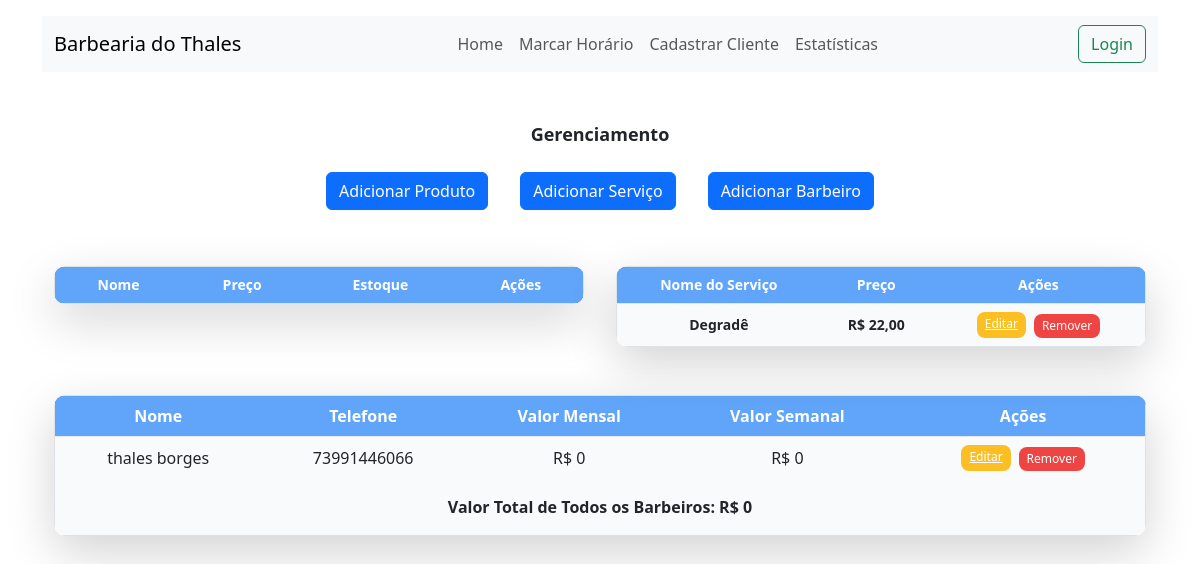
The app's page /admin-custom/ (signed in), older data.
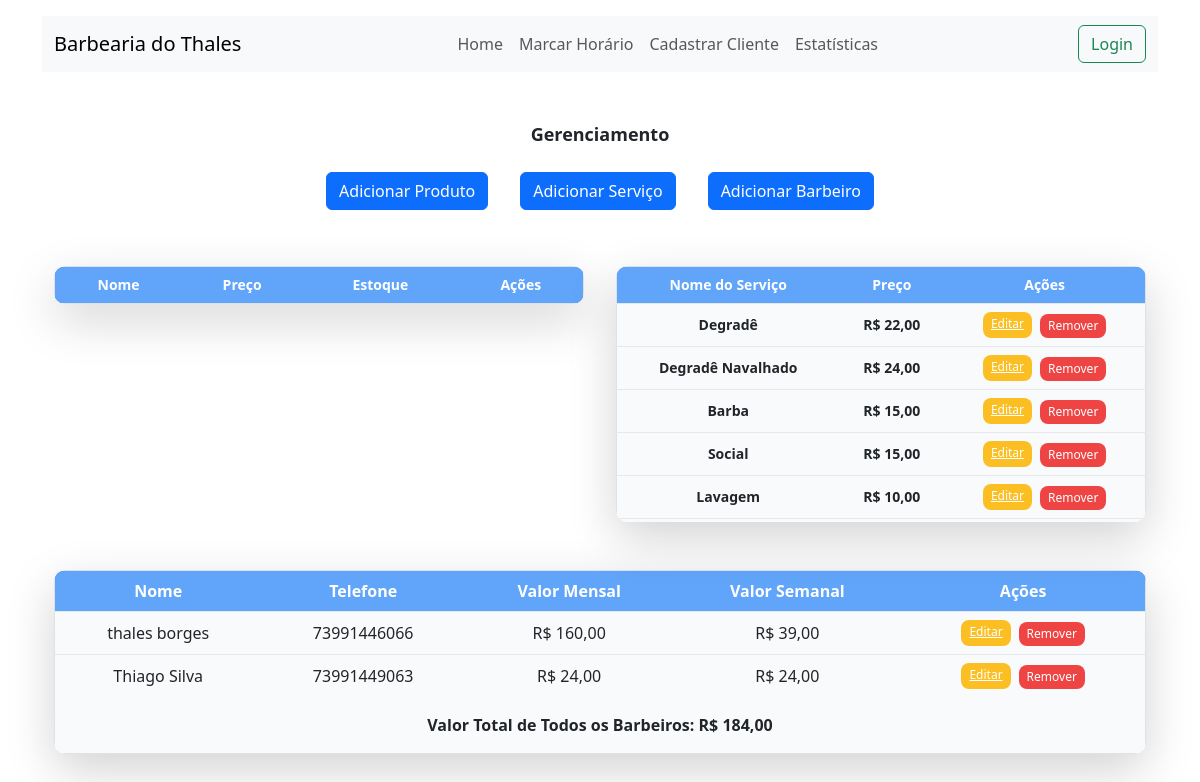
The same page, newer data.
### controle/models.py (models this page shows, shortened)
class TipoCorte(models.Model):
    nome = models.CharField(max_length=100)
    preco = models.DecimalField(max_digits=6, decimal_places=2)

class Barbeiro(models.Model):
    nome = models.CharField(max_length=100)
    telefone = models.CharField(max_length=15)

### controle/views.py (the view)
# urls.py: path('admin-custom/', views.admin_custom, name='admin_custom'),
@user_passes_test(lambda u: u.is_superuser)
def admin_custom(request):
    produtos = Produto.objects.all()
    barbeiros = Barbeiro.objects.all()
    tipos_corte = TipoCorte.objects.all()
    hoje = timezone.now()
    domingo_atual = hoje - timedelta(days=hoje.weekday() + 1)  # Último domingo
    sabado_atual = domingo_atual + timedelta(days=6)  # Próximo sábado
    for barbeiro in barbeiros:
        barbeiro_agendamentos = Agendamento.objects.filter(
            barbeiro=barbeiro,
            is_confirmed=True
        )
        barbeiro.valor_total = sum(
            sum(corte.preco for corte in agendamento.tipo_corte.all())
            for agendamento in barbeiro_agendamentos
        )
        barbeiro.valor_semanal = sum(
            sum(corte.preco for corte in agendamento.tipo_corte.all())
            for agendamento in barbeiro_agendamentos.filter(
                data__gte=domingo_atual,
                data__lte=sabado_atual
            )
        )
    valor_total_geral = sum(barbeiro.valor_total for barbeiro in barbeiros)
    context = {
        'produtos': produtos,
        'barbeiros': barbeiros,
        'tipos_corte': tipos_corte,
        'valor_total_geral': valor_total_geral  # Passa o valor total geral para o template
    }
    return render(request, 'administrador/admin_custom.html', context)

### controle/templates/administrador/admin_custom.html (shortened to what this page needs)
{% extends "base.html" %}
{% block content %}
<div class="container mx-auto mt-5">
    <h3 class="text-center mb-4 font-semibold text-lg">Gerenciamento</h3>
    <div class="d-flex justify-content-center mb-2">
        <a href="{% url 'adicionar_produto' %}" class="btn btn-primary mx-3 text-decoration-none ">Adicionar Produto</a>
        <a href="{% url 'adicionar_servico' %}" class="btn btn-primary mx-3 text-decoration-none">Adicionar Serviço</a>
        <a href="{% url 'adicionar_barbeiro' %}" class="btn btn-primary mx-3 text-decoration-none">Adicionar Barbeiro</a>
    </div>
    <div class="grid grid-cols-1 md:grid-cols-2 gap-8 mb-6">
        <div class="mt-5">
            <div class="overflow-y-auto max-h-64 bg-white rounded-xl shadow-lg">
                <table class="min-w-full table-auto text-center border-collapse border border-gray-200 rounded-lg">
                    <thead class="bg-blue-600 text-white rounded-lg">
                        <tr class="bg-blue-400">
                            <th class="p-2 rounded-tl-lg text-sm font-bold sticky">Nome</th>
                            <th class="p-2 text-sm font-bold sticky">Preço</th>
                            <th class="p-2 text-sm font-bold sticky">Estoque</th>
                            <th class="p-2 rounded-tr-lg text-sm font-bold sticky">Ações</th>
                        </tr>
                    </thead>
                </table>
            </div>
        </div>
        <div class="mt-5">
            <div class="overflow-y-auto max-h-64 bg-white rounded-xl shadow-lg">
                <table class="min-w-full table-auto text-center border-collapse border border-gray-200 rounded-lg">
                    <thead class="bg-blue-600 text-white rounded-lg">
                        <tr class="bg-blue-400">
                            <th class="p-2 rounded-tl-lg text-sm font-bold sticky">Nome do Serviço</th>
                            <th class="p-2 text-sm font-bold sticky">Preço</th>
                            <th class="p-2 rounded-tr-lg text-sm font-bold sticky">Ações</th>
                        </tr>
                    </thead>
                    <tbody class="bg-gray-50">
                        {% for servico in tipos_corte %}
                        <tr class="border-t border-gray-200 hover:bg-gray-100">
                            <td class="p-2 text-sm font-bold">{{ servico.nome }}</td>
                            <td class="p-2 text-sm font-bold">R$ {{ servico.preco }}</td>
                            <td class="p-2 flex justify-center space-x-2">
                                <a href="{% url 'editar_servico' servico.id %}" class="bg-yellow-400 text-white px-2 py-1 rounded-lg text-xs hover:bg-yellow-500">Editar</a>
                                <form method="POST" action="{% url 'remover_servico' servico.id %}">
                                    <button type="submit" class="bg-red-500 text-white px-2 py-1 rounded-lg text-xs hover:bg-red-600">Remover</button>
                                </form>
                            </td>
                        </tr>
                        {% endfor %}
                    </tbody>
                </table>
            </div>
        </div>
    </div>
<div class="w-full mt-5">
    <div class="overflow-x-auto bg-white rounded-xl shadow-lg">
        <table class="min-w-full table-auto text-center border-collapse border border-gray-200 rounded-lg">
            <thead class="bg-blue-600 text-white rounded-lg">
                <tr class="bg-blue-400">
                    <th class="p-2 rounded-tl-lg">Nome</th>
                    <th class="p-2">Telefone</th>
                    <th class="p-2">Valor Mensal</th>
                    <th class="p-2">Valor Semanal</th>
                    <th class="p-2 rounded-tr-lg">Ações</th>
                </tr>
            </thead>
            <tbody class="bg-gray-50">
                {% for barbeiro in barbeiros %}
                <tr class="border-t border-gray-200 hover:bg-gray-100">
                    <td class="p-2">{{ barbeiro.nome }}</td>
                    <td class="p-2">{{ barbeiro.telefone }}</td>
                    <td class="p-2">R$ {{ barbeiro.valor_total }}</td>
                    <td class="p-2">R$ {{ barbeiro.valor_semanal }}</td>
                    <td class="p-2 flex justify-center space-x-2">
                        <a href="{% url 'editar_barbeiro' barbeiro.id %}" class="bg-yellow-400 text-white px-2 py-1 rounded-lg text-xs hover:bg-yellow-500">Editar</a>
                        <form method="POST" action="{% url 'remover_barbeiro' barbeiro.id %}">
                            <button type="submit" class="bg-red-500 text-white px-2 py-1 rounded-lg text-xs hover:bg-red-600">Remover</button>
                        </form>
                    </td>
                </tr>
                {% endfor %}
                <tr>
                    <td colspan="5" class="text-center py-3 font-bold">Valor Total de Todos os Barbeiros: R$ {{ valor_total_geral }}</td>
                </tr>
            </tbody>
        </table>
    </div>
</div>
</div>
{% endblock %}

### controle/templates/base.html (shortened to what this page needs)
<!DOCTYPE html>
<html>
<head>
    <head>
        <link
            href="https://cdn.jsdelivr.net/npm/tailwindcss@2.2.19/dist/tailwind.min.css"
            rel="stylesheet">
        <link rel="stylesheet"
            href="https://cdnjs.cloudflare.com/ajax/libs/bootstrap-datepicker/1.9.0/css/bootstrap-datepicker.min.css">
        <link
            href="https://cdn.jsdelivr.net/npm/bootstrap@5.3.3/dist/css/bootstrap.min.css"
            rel="stylesheet"
>
        <link rel="stylesheet" href="https://cdn.jsdelivr.net/npm/bootstrap-icons@1.10.5/font/bootstrap-icons.css">
    </head>
</head>
<body>
    <div class="container">
        <nav class="navbar navbar-expand-lg bg-body-tertiary mt-3">
            <div class="container-fluid">
                <span class="navbar-brand mb-0 h1">Barbearia do Thales</span>
                <div class="collapse navbar-collapse justify-content-center" id="navbarNav">
                    <ul class="navbar-nav nav-pills">
                        {% url 'agendamentos' as agendamentos_url %}
                        <li class="nav-item">
                            <a class="nav-link {% if request.path == agendamentos_url %}active text-white{% endif %}" href="{{ agendamentos_url }}">Home</a>
                        </li>
                        {% url 'marcar_horario' as marcar_horario_url %}
                        <li class="nav-item">
                            <a class="nav-link {% if request.path == marcar_horario_url %}active text-white{% endif %}" href="{{ marcar_horario_url }}">Marcar Horário</a>
                        </li>
                        {% url 'cadastrar_cliente' as cadastrar_cliente_url %}
                        <li class="nav-item">
                            <a class="nav-link {% if request.path == cadastrar_cliente_url %}active text-white{% endif %}" href="{{ cadastrar_cliente_url }}">Cadastrar Cliente</a>
                        </li>
                        {% url 'estatisticas' as estatisticas_url %}
                        <li class="nav-item">
                            <a class="nav-link {% if request.path == estatisticas_url %}active text-white{% endif %}" href="{{ estatisticas_url }}">Estatísticas</a>
                        </li>
                    </ul>
                </div>
                <div class="d-flex">
                    <a class="btn btn-outline-success" href="{% url 'login' %}">Login</a>
                </div>
            </div>
        </nav>
        <div class="mt-2">
            {% block content %}
            {% endblock %}
        </div>
    </div>
</body>
</html>

Row changes from the older to the newer data that the page shows:
added TipoCorte: nome "Degradê Navalhado", preco "24,00"
added TipoCorte: nome "Barba", preco "15,00"
added TipoCorte: nome "Social", preco "15,00"
added TipoCorte: nome "Lavagem", preco "10,00"
computed for Barbeiro "thales borges": valor_total "0" → "160,00"; valor_semanal "0" → "39,00"
added Barbeiro: nome "Thiago Silva", telefone "73991449063", valor_total "24,00", valor_semanal "24,00"
Text that changed along with them:
{{ valor_total_geral }}: "0" → "184,00"
